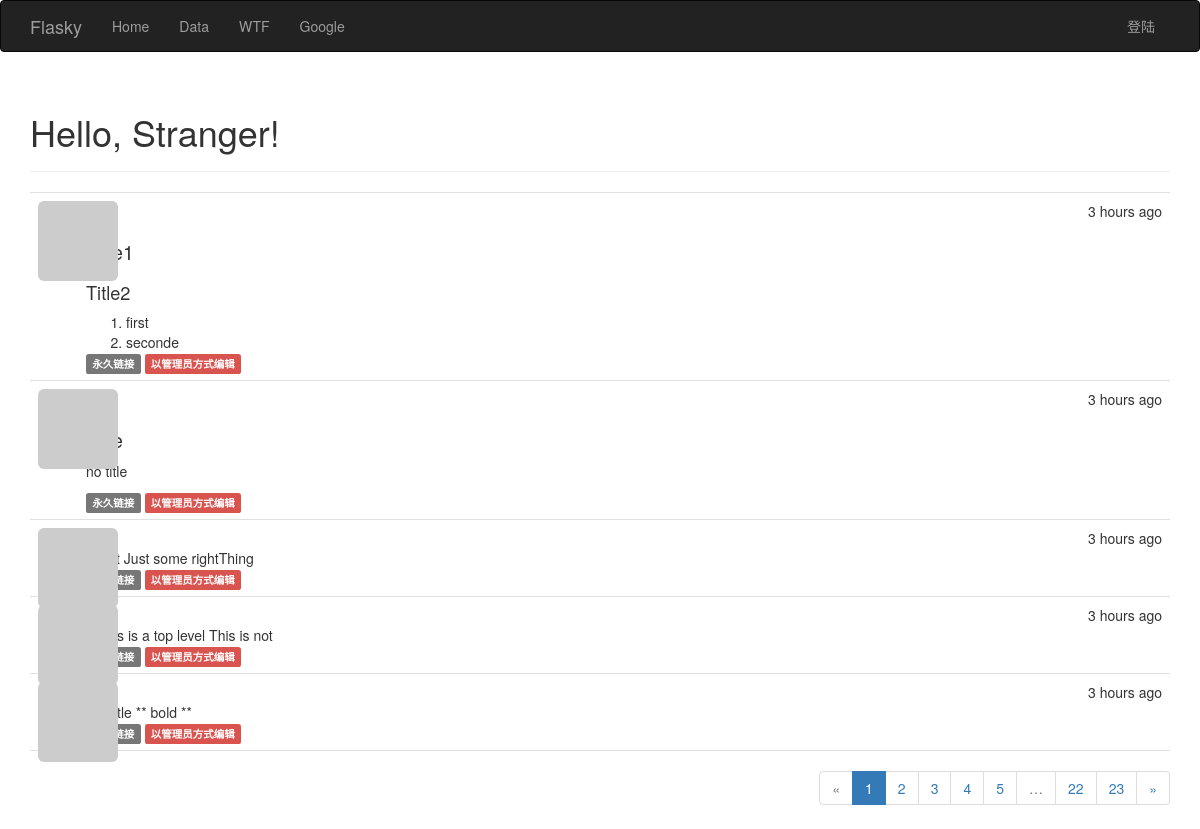
Before: / with the older database file.
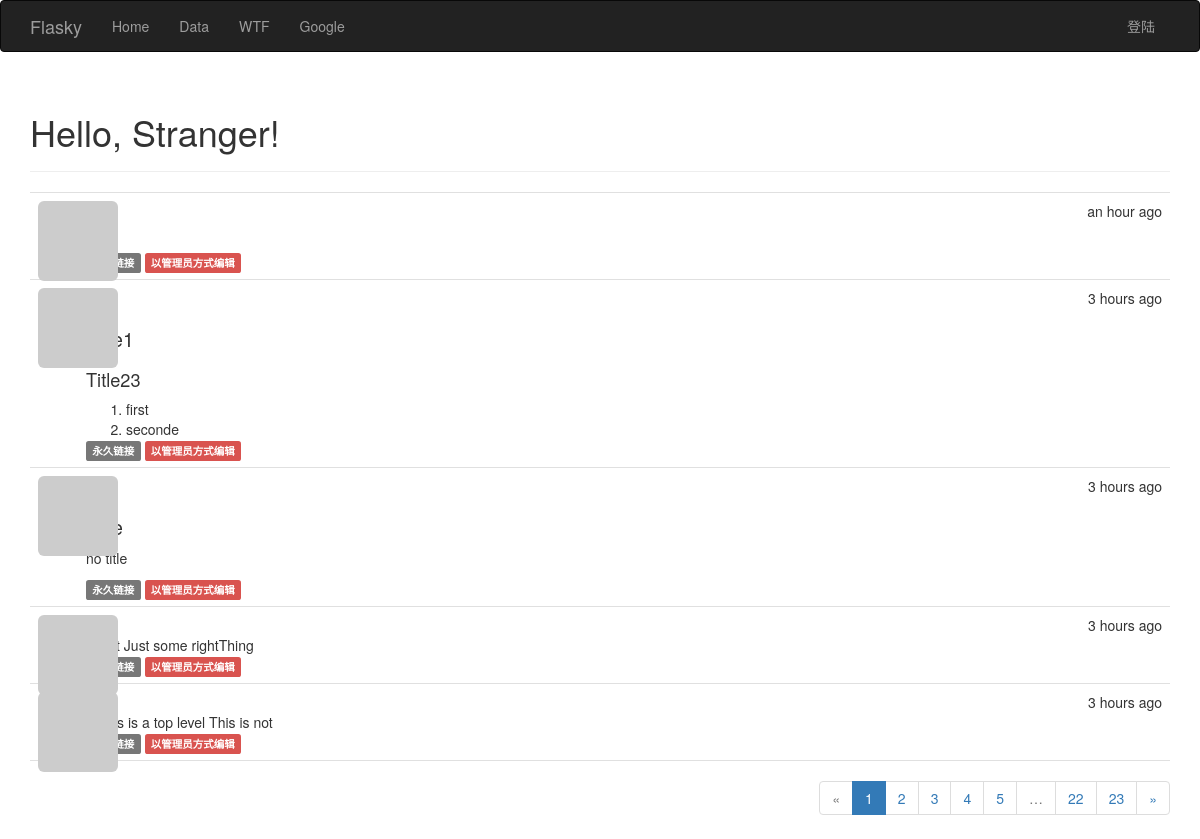
After: the same page with the newer database file.
### app/models.py (models this page shows, shortened)
class Post(db.Model):
    __tablename__ = 'posts'
    id = db.Column(db.Integer,primary_key=True)
    body = db.Column(db.Text)
    timestamp = db.Column(db.DateTime,index=True,default=datetime.utcnow)
    author_id = db.Column(db.Integer,db.ForeignKey('users.id'))
    body_html = db.Column(db.Text)

### app/main/views.py (the view)
@main.route('/',methods=['GET','POST'])
def index():
    form = PostForm()
    if  current_user.can(Permission.WRITE_ARTICLES) and \
        form.validate_on_submit():
        post = Post(body = form.body.data,author = current_user._get_current_object())
        db.session.add(post)
        return redirect(url_for('.index'))
    page = request.args.get('page',1,type=int)
    pagination = Post.query.order_by(Post.timestamp.desc()).paginate(
        page,per_page=current_app.config['FLASKY_POSTS_PER_PAGE'],
        error_out=False
    )
    posts = pagination.items
    return render_template('index.html',form=form,posts = posts,pagination=pagination)

### app/auth/views.py (called while the page is built)
@auth.before_app_request
def before_request():
    if current_user.is_authenticated:
        current_user.ping()
        if not current_user.confirmed and request.endpoint[:5] !='auth.':
            return  redirect(url_for('auth.unconfirmed'))

### app/main/__init__.py (called while the page is built)
@main.app_context_processor
def inject_permissions():
    return dict(Permission=Permission)

### app/models.py (called while the page is built)
    def gravatar(self,size=100,default='identicon',rating='g'):
        if request.is_secure:
            url = 'https://secure.gravatar.com/avatar'
        else:
            url = 'http://www.gravatar.com/avatar'
        hash = self.avatar_hash
        return '{url}/{hash}?s={size}&d={default}&r={rating}'.format(url=url,hash=hash,size=size,default=default,rating=rating)

    def can(self,permissions):
        return False

### app/templates/index.html (shortened to what this page needs)
{% extends "base.html" %}
{% import "bootstrap/wtf.html" as wtf %}
{% import "_macros.html" as marcos%}
{% block page_content %}
<div class="page-header">
    <h1>Hello, {% if current_user.is_authenticated %}{{ current_user.username }}{% else %}Stranger{% endif %}!</h1>
</div>
{% include '_posts.html' %}
<div class="pagination">
    {{ marcos.pagination_widget(pagination,'.index')}}
</div>
{% endblock %}

### app/templates/_posts.html
<ul class="posts">
    {% for post in posts %}
    <li class="post">
        <div class="post-thumbnail">
            <a href="{{ url_for('.user', username=post.author.username) }}">
                <img class="img-rounded profile-thumbnail" src="{{ post.author.gravatar(size=40) }}">
            </a>
        </div>
        <div class="post-content">
            <div class="post-date">{{ moment(post.timestamp).fromNow() }}</div>
            <div class="post-author"><a href="{{ url_for('.user', username=post.author.username) }}">{{ post.author.username }}</a></div>
            <div class="post-body">
                {% if post.body_html %}
                    {{ post.body_html | safe }}
                {% else %}
                    {{ post.body }}
                {% endif %}
            </div>
            <div class="post-footer">
                <a href="{{ url_for('.post',id=post.id) }}">
                    <span class="label label-default">永久链接</span>
                    {% if current_user == post.author %}
                    <a href="{{ url_for('.edit',id=post.id) }}">
                        <span class="label label-primary">编辑</span>
                    </a>
                    {% elif current_user.is_administrator %}
                    <a href="{{ url_for('.edit',id=post.id) }}">
                        <span class="label label-danger">以管理员方式编辑</span>
                    </a>
                    {% endif %}
                </a>
            </div>
        </div>
    </li>
    {% endfor %}
</ul>

Changed rows visible on the page:
no longer on this page (row unchanged): Post: timestamp "3 hours ago", body "## Title ** bold **"
added Post: timestamp "an hour ago"
changed Post: body_html "Title2 first seconde" → "Title23 first seconde"
